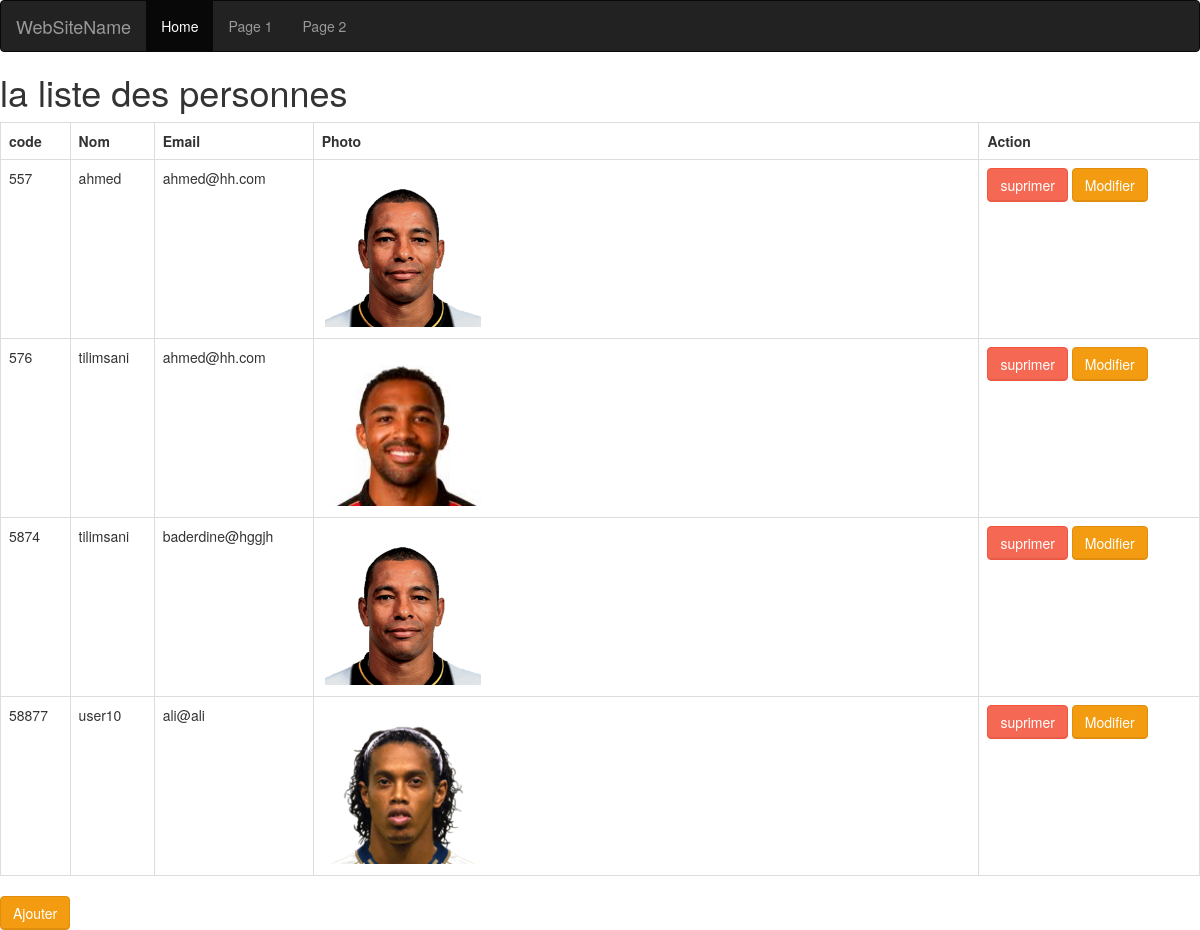
The app's page /afficher.php with its own data.
### tables this page shows
CREATE TABLE `etudiant` (
  `code` varchar(10) NOT NULL,
  `nom` varchar(25) NOT NULL,
  `email` varchar(25) NOT NULL,
  `photo` varchar(30) NOT NULL
);

### afficher.php (the view, shortened to what this page needs)
<?php
require 'server.php';
$req='SELECT * FROM etudiant';
$ps=$cn->prepare($req);
$ps->execute();
?>
<!DOCTYPE html>
<html>
<head>
        <link href="css/bootstrap.min.css" rel="stylesheet" type="text/css" />
        <link href="css/font-awesome.min.css" rel="stylesheet" type="text/css" />
        <link href="css/ionicons.min.css" rel="stylesheet" type="text/css" />
        <link href="css/AdminLTE.css" rel="stylesheet" type="text/css" />
        <link href="css/app.css" rel="stylesheet" type="text/css" />
	<link rel="stylesheet" type="text/css" href="bootstrap.min.css">
</head>
<body>
<?php
require 'navbar.php';
?>
	<h1>la liste des personnes</h1>
<table class="table table-bordered" >
	 <tr>
	 <th>code</th>
	 <th>Nom</th><th>Email</th><th>Photo</th>
	 <th>Action</th>
	 </tr>
<?php while ($result=$ps->fetch()) {	?>
<tr>
	<td ><?php echo $result['code'] ?></td>
	<td ><?php echo $result['nom'] ?></td>
	<td ><?php echo $result['email'] ?></td>
	<td >
        <div class="img-responsive"><img src="images/<?php echo $result['photo'] ;?>"></div>
		</td>
		<td><a href="suprimer.php?code=<?php echo
	$result['code']; ?>" class="btn btn-danger">suprimer</a>
        <a href="modifier.php?code=<?php echo
	$result['code']; ?>" class="btn btn-warning">Modifier</a>
	</td>
</tr>
<?php }  ?>
</table>
<a href="ajouter.php" class="btn btn-warning">
	Ajouter </a>
</body>
</html>

### navbar.php
 <nav class="navbar navbar-inverse">
  <div class="container-fluid">
    <div class="navbar-header">
      <a class="navbar-brand" href="#">WebSiteName</a>
    </div>
    <ul class="nav navbar-nav">
      <li class="active"><a href="#">Home</a></li>
      <li><a href="#">Page 1</a></li>
      <li><a href="#">Page 2</a></li>
    </ul>
    <ul class="nav navbar-nav navbar-right">
      <li><a href="#"></a></li>
      <li><a href="#"></a></li>
    </ul>
  </div>
</nav>

### css/app.css (style rules this page uses)
img { width: 25%; padding : 3px; }

### records on screen
etudiant: code "557", nom "ahmed", email "ahmed@hh.com", photo (picture)
etudiant: code "576", nom "tilimsani", email "ahmed@hh.com", photo (picture)
etudiant: code "5874", nom "tilimsani", email "baderdine@hggjh", photo (picture)
etudiant: code "58877", nom "user10", email "ali@ali", photo (picture)
